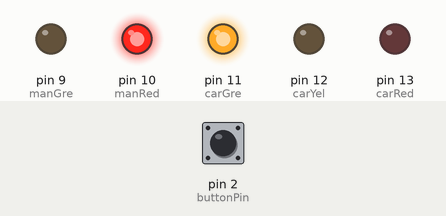
Recording of a sketch running on a simulated Arduino Uno, built with avr-gcc and run on an emulated ATmega328P. Shown: output pins drawn as LEDs (lit = HIGH). The inputs (shaded band) are chosen by the test bench; at power-on: pin 2 (buttonPin) HIGH.

Above: at 1.2 s.
1.3 s: pin 2 (buttonPin) pulled LOW for 0.15 s
At 4.2 s:
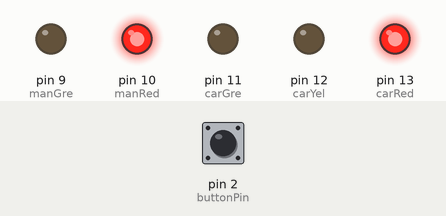
At 5.7 s:
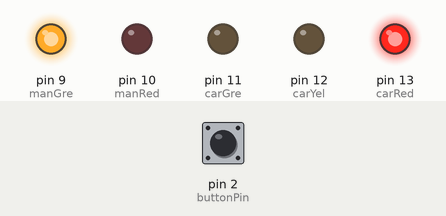
Timing chart, 0 to 14.8 s (numbered marks = the images above; inputs shaded):
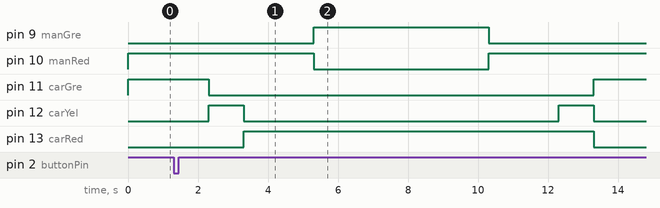

Measured:
- after the input at 1.3 s, pin 9 (manGre): LOW → HIGH after 4.0 s, → LOW 5.0 s later; pin 10 (manRed): HIGH → LOW after 4.0 s, → HIGH 5.0 s later; pin 11 (carGre): HIGH → LOW after 1.0 s, → HIGH 11.0 s later; pin 12 (carYel): alternates HIGH for 1.0 s and LOW for 9.0 s, starting after 1.0 s; pin 13 (carRed): LOW → HIGH after 2.0 s, → LOW 10.0 s later

The sketch:

c.ino
```cpp
// constants for pinnumbers
const int buttonPin = 2;
const int carRed = 13;
const int carYel = 12;
const int carGre = 11;
const int manRed = 10;
const int manGre = 9;

// variable for button
int buttonState = 0;

void setup() {
    // prepare input and output
    pinMode(buttonPin, INPUT);

    pinMode(carGre, OUTPUT);
    pinMode(carRed, OUTPUT);
    pinMode(carYel, OUTPUT);
    pinMode(manGre, OUTPUT);
    pinMode(manRed, OUTPUT);

    // initial light colors
    digitalWrite(carGre, HIGH);
    digitalWrite(manRed, HIGH);
}

void loop() {
    buttonState = digitalRead(buttonPin);

    if (buttonState == LOW) {
        delay(1000);
        digitalWrite(carGre, LOW);
        digitalWrite(carYel, HIGH);
        delay(1000);
        digitalWrite(carYel, LOW);
        digitalWrite(carRed, HIGH);
        delay(2000);
        digitalWrite(manRed, LOW);
        digitalWrite(manGre, HIGH);
        delay(5000);
        digitalWrite(manGre, LOW);
        digitalWrite(manRed, HIGH);
        delay(2000);
        digitalWrite(carYel, HIGH);
        delay(1000);
        digitalWrite(carYel, LOW);
        digitalWrite(carRed, LOW);
        digitalWrite(carGre, HIGH);
    }
    else {
        digitalWrite(carGre, HIGH);
        digitalWrite(carRed, LOW);
        digitalWrite(carYel, LOW);
        digitalWrite(manGre, LOW);
        digitalWrite(manRed, HIGH);
    }
}
```
